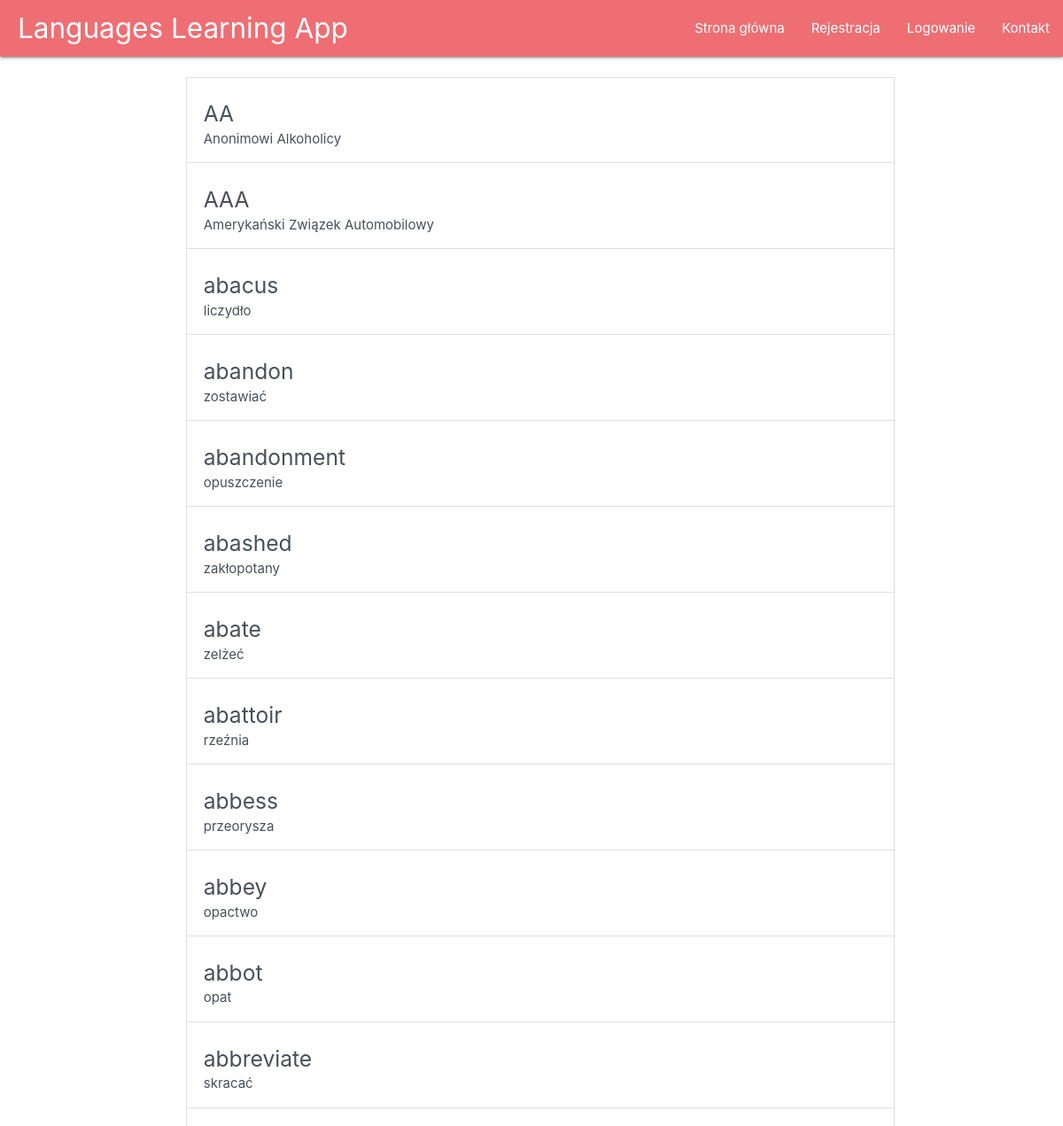
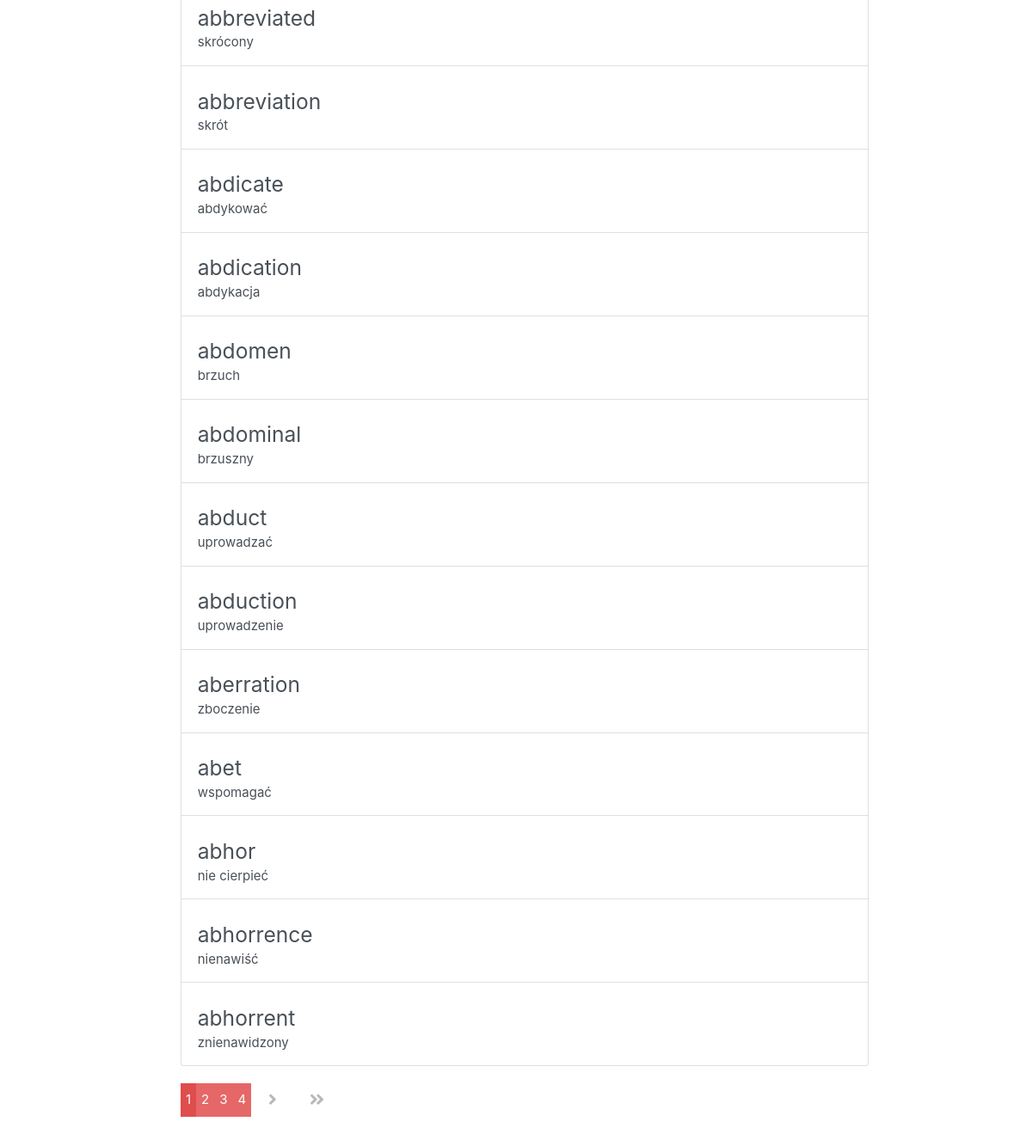
The page /eng_pol_dictionary/ on the database as committed earlier (2 pictures, top to bottom).
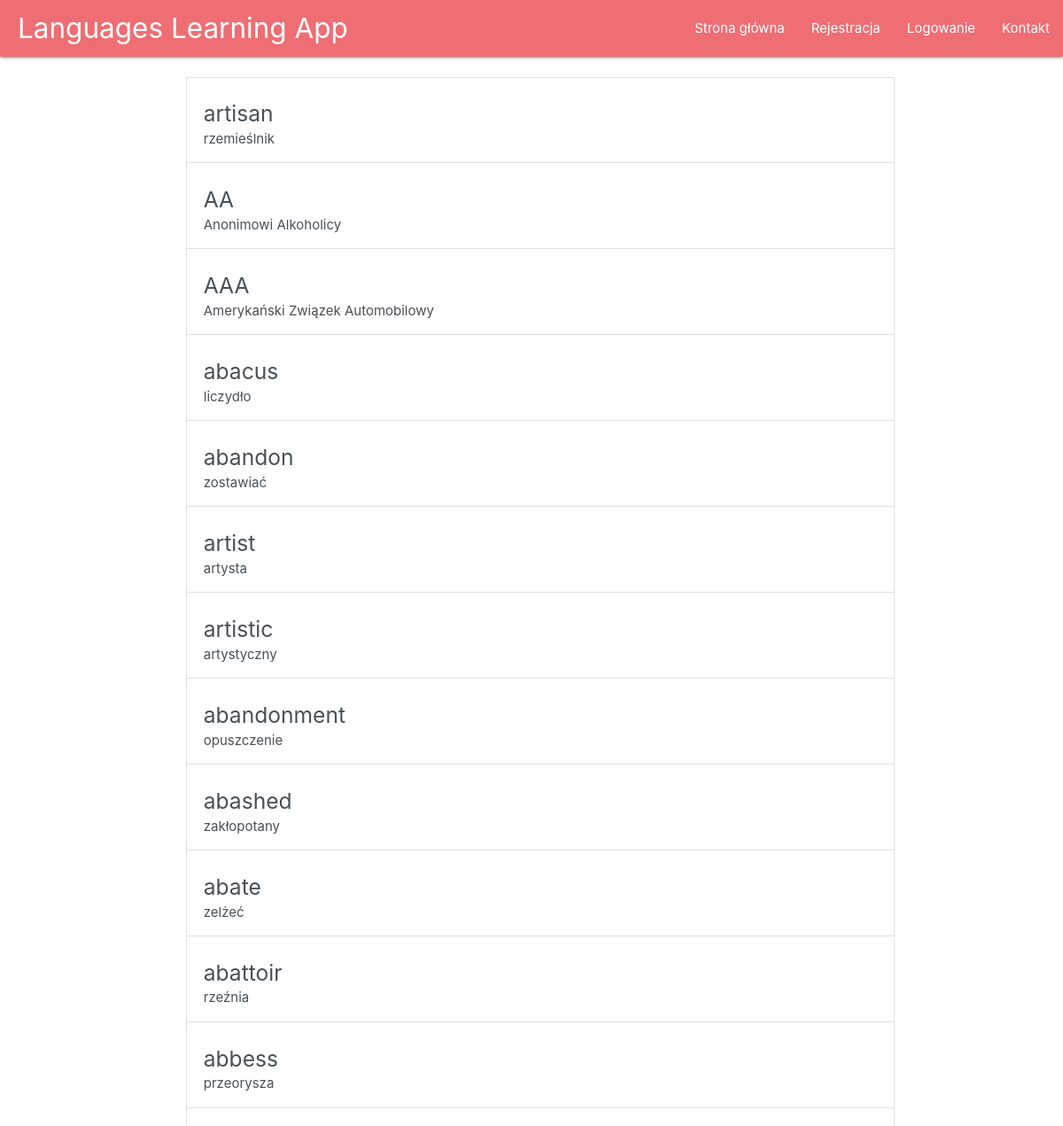
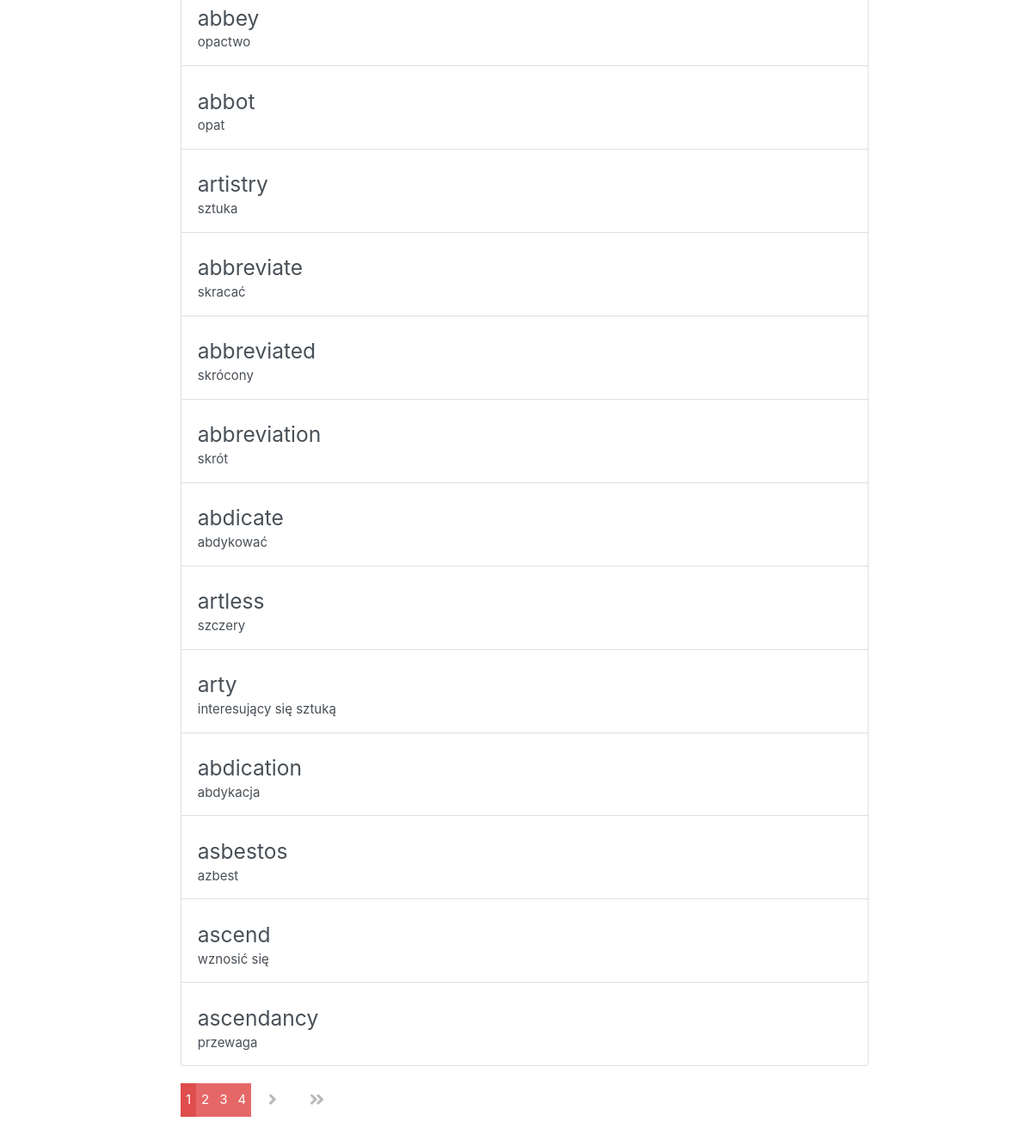
The same page on the database as committed later (2 pictures, top to bottom).
### main/models.py (models this page shows, shortened)
class Word(models.Model):
	english=models.CharField(max_length=200)
	polish=models.CharField(max_length=200)

### main/views.py (the view)
# urls.py: path("eng_pol_dictionary/", views.show_dictionary, name='eng_pol_dictionary'),
def show_dictionary(request):
	word_list = Word.objects.all()
	paginator = Paginator(word_list, 25) # Show 25 words per page
	page = request.GET.get('page')
	words = paginator.get_page(page)
	return render(request = request, template_name="main/eng_pol_dictionary.html", context = {"eng_pol_dictionary": words })

### main/templates/main/eng_pol_dictionary.html (shortened to what this page needs)
{% extends "main/header.html" %}
{% block content %}
<div class="list-group">
	<br>
	{% for word in eng_pol_dictionary %}
	<a href="#" class="list-group-item list-group-item-action align-items-start ">
		<div class="d-flex w-100 flex-row">
			<h5 class="mb-1">{{word.english}}</h5>
		</div>
		<p class="mb-1">{{word.polish}}</p>
	</a>
	{% endfor%}
</div>
<div class="pagination">
      {% for num in eng_pol_dictionary.paginator.page_range %}
      {% if eng_pol_dictionary.number == num %}
        <span class="pagination-number pagination-current">{{num}}</span>
      {% elif num > eng_pol_dictionary.number|add:'-4' and num < eng_pol_dictionary.number|add:'4' %}
        <a class="pagination-number" href="?page={{num}}">{{num}}</a>
      {% endif %}
      {% endfor%}
      {% if eng_pol_dictionary.has_next %}
          <a class="pagination-action" href="?page={{ eng_pol_dictionary.next_page_number }}"><i class="fas fa-angle-right"></i></a>
          <a class="pagination-action" href="?page={{ eng_pol_dictionary.paginator.num_pages }}"><i class="fas fa-angle-double-right"></i></a>
      {% endif %}
</div>
{% endblock %}

Rows that differ between the two databases and show on the page:
removed Word: english "abdomen", polish "brzuch"
removed Word: english "abdominal", polish "brzuszny"
removed Word: english "abduct", polish "uprowadzać"
removed Word: english "abduction", polish "uprowadzenie"
removed Word: english "aberration", polish "zboczenie"
removed Word: english "abet", polish "wspomagać"
removed Word: english "abhor", polish "nie cierpieć"
removed Word: english "abhorrence", polish "nienawiść"
removed Word: english "abhorrent", polish "znienawidzony"
added Word: english "artisan", polish "rzemieślnik"
added Word: english "artist", polish "artysta"
added Word: english "artistic", polish "artystyczny"
added Word: english "artistry", polish "sztuka"
added Word: english "artless", polish "szczery"
added Word: english "arty", polish "interesujący się sztuką"
added Word: english "asbestos", polish "azbest"
added Word: english "ascend", polish "wznosić się"
added Word: english "ascendancy", polish "przewaga"
